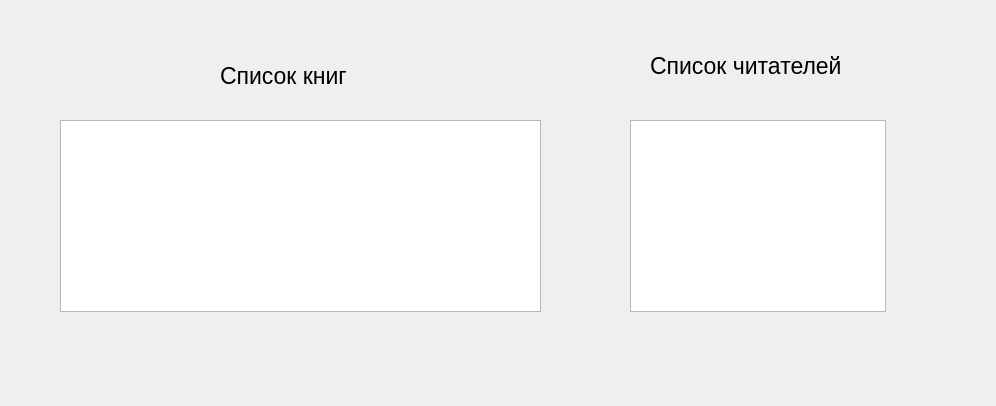
<?xml version="1.0" encoding="UTF-8"?>
<ui version="4.0">
 <class>bibliotekar</class>
 <widget class="QDialog" name="bibliotekar">
  <property name="geometry">
   <rect>
    <x>0</x>
    <y>0</y>
    <width>996</width>
    <height>406</height>
   </rect>
  </property>
  <property name="windowTitle">
   <string>Dialog</string>
  </property>
  <widget class="QLabel" name="label">
   <property name="geometry">
    <rect>
     <x>220</x>
     <y>60</y>
     <width>161</width>
     <height>31</height>
    </rect>
   </property>
   <property name="font">
    <font>
     <pointsize>17</pointsize>
    </font>
   </property>
   <property name="text">
    <string>Список книг</string>
   </property>
  </widget>
  <widget class="QLabel" name="label_2">
   <property name="geometry">
    <rect>
     <x>650</x>
     <y>50</y>
     <width>211</width>
     <height>31</height>
    </rect>
   </property>
   <property name="font">
    <font>
     <pointsize>17</pointsize>
    </font>
   </property>
   <property name="text">
    <string>Список читателей</string>
   </property>
  </widget>
  <widget class="QListView" name="lst_books">
   <property name="geometry">
    <rect>
     <x>60</x>
     <y>120</y>
     <width>481</width>
     <height>192</height>
    </rect>
   </property>
  </widget>
  <widget class="QListView" name="lst_reader">
   <property name="geometry">
    <rect>
     <x>630</x>
     <y>120</y>
     <width>256</width>
     <height>192</height>
    </rect>
   </property>
  </widget>
 </widget>
 <resources/>
 <connections/>
</ui>
